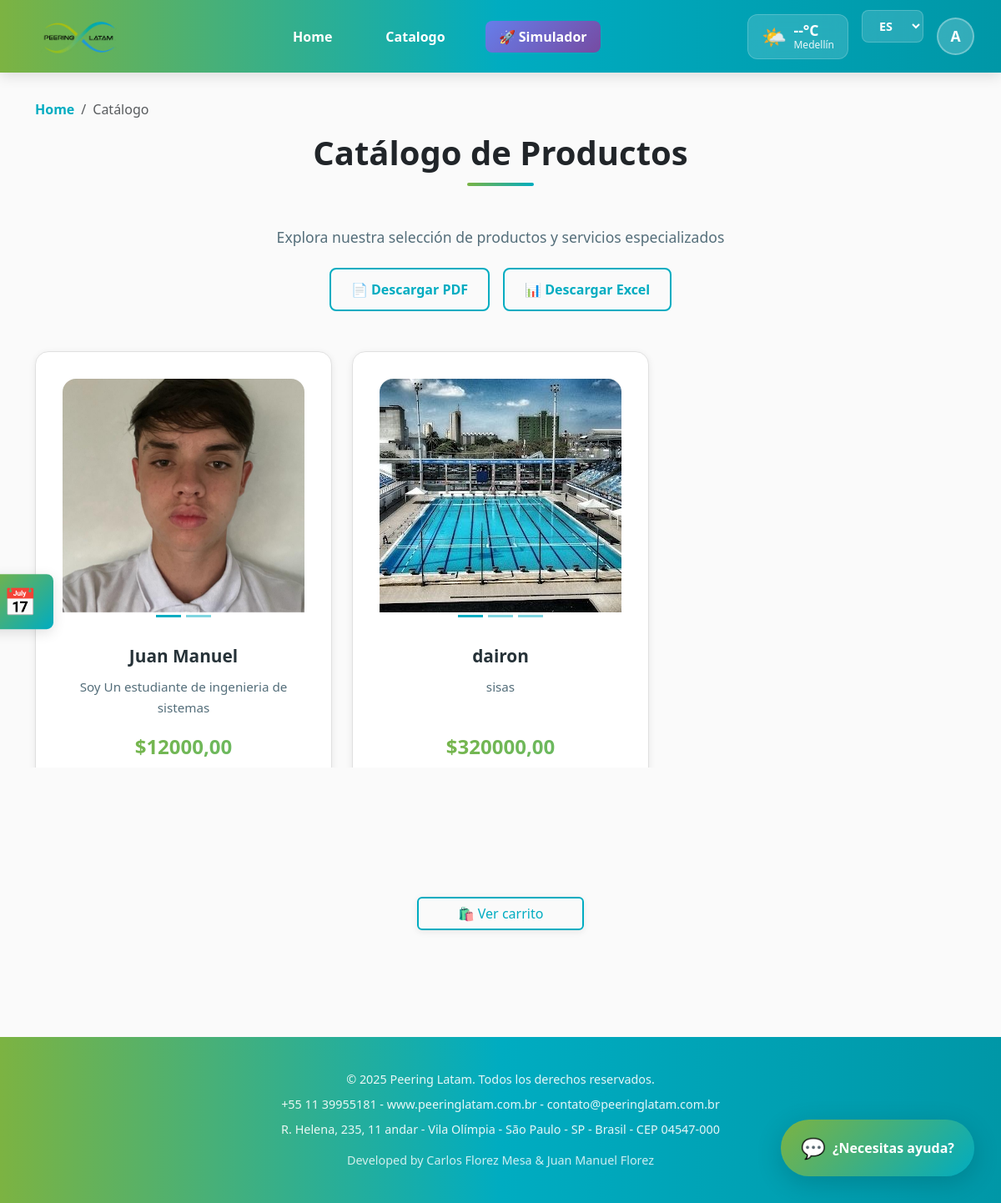
Screenshot of /es/catalogo/ (signed in) with the database file from the repository.
### accounts/models.py (models this page shows, shortened)
class CustomUser(AbstractBaseUser, PermissionsMixin):
    email = models.EmailField(unique=True)
    full_name = models.CharField(max_length=100)
    age = models.PositiveIntegerField(null=True, blank=True)
    position = models.CharField("Puesto laboral", max_length=100, blank=True)
    company = models.CharField("Empresa", max_length=100, blank=True)
    is_active = models.BooleanField(default=True)
    is_staff = models.BooleanField(default=False)
    USERNAME_FIELD = 'email'
    REQUIRED_FIELDS = ['full_name']
    objects = CustomUserManager()

### core/models.py (models this page shows, shortened)
class ImagenProducto(models.Model):
    producto = models.ForeignKey(Producto, on_delete=models.CASCADE, related_name='imagenes', verbose_name=_("Producto"))
    imagen = models.ImageField(upload_to='productos/', verbose_name=_("Imagen"))
    class Meta:
        verbose_name = _("Imagen de Producto")
        verbose_name_plural = _("Imágenes de Productos")

class Producto(models.Model):
    nombre = models.CharField(max_length=100, verbose_name=_("Nombre"))
    descripcion = models.TextField(verbose_name=_("Descripción"))
    precio = models.DecimalField(max_digits=10, decimal_places=2, verbose_name=_("Precio"))
    class Meta:
        verbose_name = _("Producto")
        verbose_name_plural = _("Productos")

### core/views.py (the view)
# urls.py: path('catalogo/', views.catalogo_view, name='catalogo'),
def catalogo_view(request):
    productos_list = Producto.objects.all()
    paginator = Paginator(productos_list, 6)
    page_number = request.GET.get('page')
    productos = paginator.get_page(page_number)
    return render(request, 'core/catalogo.html', {'productos': productos})

### core/templates/core/catalogo.html (shortened to what this page needs)
{% extends 'base.html' %}
{% load static %}
{% load i18n %}
{% block content %}
<link href="https://cdn.jsdelivr.net/npm/bootstrap@5.3.0/dist/css/bootstrap.min.css" rel="stylesheet">
<div style="padding: 2rem 0; background: var(--bg-light);">
    <div class="container">
        <nav aria-label="breadcrumb" data-aos="fade-down">
            <ol class="breadcrumb">
                <li class="breadcrumb-item"><a href="{% url 'home' %}">{% trans "Home" %}</a></li>
                <li class="breadcrumb-item active" aria-current="page">{% trans "Catálogo" %}</li>
            </ol>
        </nav>
        <div style="text-align: center; margin-bottom: 3rem;" data-aos="fade-up">
            <h2 class="section-title">{% trans "Catálogo de Productos" %}</h2>
            <p style="color: var(--text-light); font-size: 1.1rem; max-width: 600px; margin: 1rem auto 0;">
                {% trans "Explora nuestra selección de productos y servicios especializados" %}
            </p>
            {% if user.is_authenticated %}
            <div style="display: flex; gap: 1rem; justify-content: center; margin-top: 1.5rem; flex-wrap: wrap;">
                <a href="{% url 'reporte_pdf' %}" class="btn-outline" style="display: inline-flex; align-items: center; gap: 0.5rem; text-decoration: none; padding: 0.75rem 1.5rem; border-radius: 8px; font-weight: 600;">
                    📄 {% trans "Descargar PDF" %}
                </a>
                <a href="{% url 'reporte_excel' %}" class="btn-outline" style="display: inline-flex; align-items: center; gap: 0.5rem; text-decoration: none; padding: 0.75rem 1.5rem; border-radius: 8px; font-weight: 600;">
                    📊 {% trans "Descargar Excel" %}
                </a>
            </div>
            {% endif %}
        </div>
        <div class="row row-cols-1 row-cols-md-2 row-cols-lg-3 g-4">
            {% for producto in productos %}
            <div class="col" data-aos="fade-up" data-aos-delay="{{ forloop.counter0|add:'100' }}">
                <div class="card h-100 producto-card">
                    <div id="carousel{{ producto.id }}" class="carousel slide" data-bs-ride="carousel">
                        <div class="carousel-inner" style="border-radius: var(--radius-lg) var(--radius-lg) 0 0; overflow: hidden;">
                            {% for imagen in producto.imagenes.all %}
                            <div class="carousel-item {% if forloop.first %}active{% endif %}">
                                <img src="{{ imagen.imagen.url }}" class="d-block w-100" alt="{{ producto.nombre }}" style="height: 280px; object-fit: cover;">
                            </div>
                            {% endfor %}
                        </div>
                        {% if producto.imagenes.count > 1 %}
                        <div class="carousel-indicators" style="margin-bottom: 0.5rem;">
                            {% for imagen in producto.imagenes.all %}
                            <button type="button" data-bs-target="#carousel{{ producto.id }}" data-bs-slide-to="{{ forloop.counter0 }}" {% if forloop.first %}class="active" {% endif %} aria-current="true" aria-label="Slide {{ forloop.counter }}" style="background-color: var(--primary-cyan);"></button>
                            {% endfor %}
                        </div>
                        {% endif %}
                    </div>
                    <div class="card-body" style="display: flex; flex-direction: column; justify-content: space-between;">
                        <div>
                            <h5 class="card-title" style="color: var(--text-dark); font-weight: 700; font-size: 1.3rem; margin-bottom: 0.75rem;">
                                {{ producto.nombre }}
                            </h5>
                            <p class="card-text" style="color: var(--text-light); font-size: 0.95rem; line-height: 1.6;">
                                {{ producto.descripcion }}
                            </p>
                        </div>
                        <div style="margin-top: 1rem;">
                            <p class="card-text text-success" style="font-size: 1.5rem; font-weight: 800; margin-bottom: 1rem;">
                                ${{ producto.precio }}
                            </p>
                            <a href="{% url 'agregar_carrito' producto.id %}" class="btn" style="width: 100%; background: var(--gradient-main); color: white; border: none; padding: 0.75rem 1.5rem; font-weight: 600;">
                            </a>
                        </div>
                    </div>
                </div>
            </div>
            {% endfor %}
        </div>
        <div class="text-center mt-5 mb-5" data-aos="zoom-in" style="padding-bottom: 3rem;">
            <a href="{% url 'ver_carrito' %}" class="btn btn-outline" style="min-width: 200px;">
                🛍️ {% trans "Ver carrito" %}
            </a>
        </div>
    </div>
</div>
{% endblock %}

### templates/base.html (shortened to what this page needs)
<!DOCTYPE html>
{% load static %}
{% load i18n %}
<html lang="{{ LANGUAGE_CODE|default:'es' }}">
<head>
    <link rel="stylesheet" href="{% static 'core/styles.css' %}">
    <link rel="stylesheet" href="https://cdn.jsdelivr.net/npm/aos@2.3.4/dist/aos.css" />
</head>
<body>
    <header class="site-header">
        <div class="container">
            <div class="logo">
                <a href="{% url 'home' %}">
                    <img src="{% static 'core/img/logo.avif' %}" alt="Peering Latam Logo">
                </a>
            </div>
            <nav class="site-nav" id="main-nav">
                <ul>
                    <li><a href="{% url 'home' %}">{% trans "Home" %}</a></li>
                    <li><a href="{% url 'catalogo' %}">{% trans "Catalogo" %}</a></li>
                    <li><a href="{% url 'simulador_red' %}" class="nav-simulador">🚀 {% trans "Simulador" %}</a></li>
                </ul>
            </nav>
            <div class="header-widgets">
                <div class="clima-widget">
                    <div class="clima-icon">🌤️</div>
                    <div class="clima-info">
                        <span id="clima-temp">--°C</span>
                        <span id="clima-ciudad">Medellín</span>
                    </div>
                </div>
                <div class="language-selector">
                    <form action="{% url 'set_language' %}" method="post" id="language-form">
                        <select name="language" onchange="document.getElementById('language-form').submit();" class="form-select-sm">
                            {% get_current_language as CURRENT_LANGUAGE %}
                            {% get_available_languages as LANGUAGES %}
                            {% for lang_code, lang_name in LANGUAGES %}
                            <option value="{{ lang_code }}" {% if lang_code == CURRENT_LANGUAGE %}selected{% endif %}>
                                {{ lang_code|upper }}
                            </option>
                            {% endfor %}
                        </select>
                    </form>
                </div>
                <div class="user-menu">
                    <div class="user-icon" onclick="toggleDropdown()">
                        {% if user.is_authenticated %}
                        {{ user.email|slice:":1"|upper }}
                        {% else %}
                        👤
                        {% endif %}
                    </div>
                </div>
            </div>
        </div>
    </header>
    <main class="site-content">
        {% block content %}
        {% endblock %}
    </main>
    <footer class="site-footer">
        <p>&copy; {{ now.year|default:2025 }} Peering Latam. {% trans "Todos los derechos reservados" %}.</p>
        <p>+55 11 39955181 - www.peeringlatam.com.br - contato@peeringlatam.com.br</p>
        <p>R. Helena, 235, 11 andar - Vila Olímpia - São Paulo - SP - Brasil - CEP 04547-000</p>
        <p style="margin-top: 1rem; opacity: 0.8;">Developed by Carlos Florez Mesa & Juan Manuel Florez</p>
    </footer>
    {% if user.is_authenticated %}
    <div class="chat-bubble" id="chat-bubble">{% trans "¿Necesitas ayuda?" %}</div>
    {% else %}
    <div class="chat-bubble" id="chat-bubble">{% trans "¿Necesitas ayuda?" %}</div>
    {% endif %}
    <div class="sidebar-wrapper">
        <div class="sidebar">
        </div>
    </div>
</body>
</html>

### templates/base.html (style rules this page uses)
html, body { margin: 0 !important; padding: 0 !important; overflow-x: hidden; }
body { padding-top: 0 !important; margin-top: 0 !important; }
.site-header { margin-top: 0 !important; top: 0 !important; }
.nav-simulador { background: linear-gradient(135deg, #667eea 0%, #764ba2 100%); color: white !important; padding: 0.5rem 1rem; border-radius: 8px; font-weight: 600; transition: all 0.3s ease; }

### core/templates/core/catalogo.html (style rules this page uses)
.card { border: none; transition: all 0.3s ease; }
.producto-card { background: white; border-radius: var(--radius-lg); overflow: hidden; box-shadow: var(--shadow-sm); border: 1px solid var(--border-color); }
.carousel-item img { transition: transform 0.3s ease; }
.text-success { background: linear-gradient(135deg, #7CB342, #66BB6A); -webkit-background-clip: text; -webkit-text-fill-color: transparent; background-clip: text; }
.btn-outline { background: transparent; color: var(--primary-cyan); border: 2px solid var(--primary-cyan); }

### rows the page displays
CustomUser: email "A"
Producto: nombre "Juan Manuel", descripcion "Soy Un estudiante de ingenieria de sistemas", precio "12000,00"
ImagenProducto: imagen (picture)
Producto: nombre "dairon", descripcion "sisas", precio "320000,00"
ImagenProducto: imagen (picture)

### other values shown
{{ now.year|default:2025 }} "2025"
form field language "ES"
